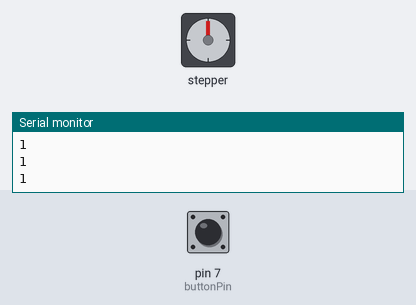
Bench run of a sketch on a simulated Arduino Uno, built with avr-gcc and run on an emulated ATmega328P. On the bench: stepper motor, the last lines printed to the serial monitor. The inputs (shaded band) are chosen by the test bench; at power-on: pin 7 (buttonPin) HIGH. Stepper angles assume 2048 steps per turn.

Above: at 1.2 s.
1.3 s: pin 7 (buttonPin) pulled LOW for 0.15 s
At 1.9 s:
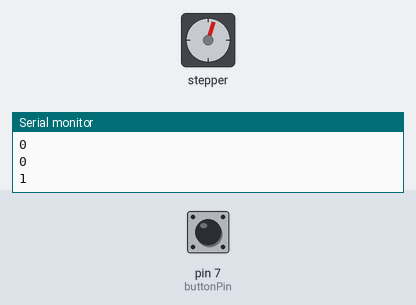
At 2.51 s:
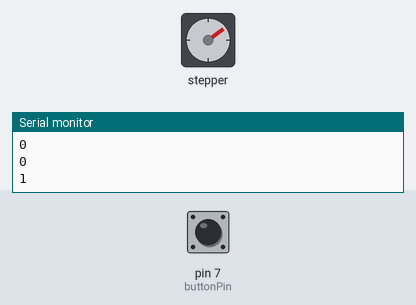
7.3 s: pin 7 (buttonPin) pulled LOW for 1 s
At 8.45 s:
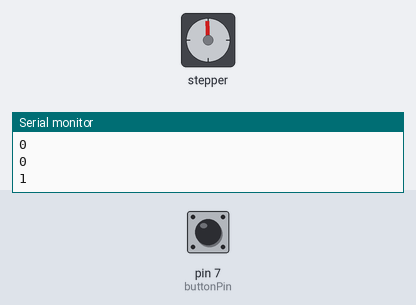
Timing chart, 0 to 15.8 s (numbered marks = the images above; inputs shaded):
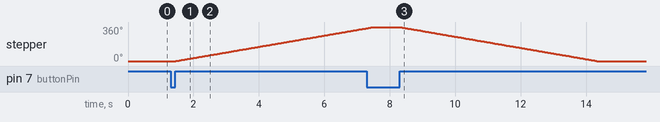

The sketch:

StepperMotor.ino
```cpp
#include <Stepper.h>

int stepsPerRevolution = 2048;
Stepper myStepper(stepsPerRevolution, 8, 10, 9, 11);
int motSpeed = 10;
int dt = 500;
int buttonPin = 7;
int buttonVal;
int buttonOldVal = 1;
int posState = 0;

void setup()
{
  // put your setup code here, to run once:
  Serial.begin(9600);
  myStepper.setSpeed(motSpeed);
  pinMode(buttonPin, INPUT);
  digitalWrite(buttonPin, HIGH);
}

void loop()
{
  // put your main code here, to run repeatedly:
  buttonVal = digitalRead(buttonPin);
  Serial.println(buttonVal);

  if(buttonOldVal == 0 && buttonVal == 1)
  {
    if(posState == 0)
    {
      myStepper.step(stepsPerRevolution);
      posState = 1;
    }
    else
    {
      myStepper.step(-stepsPerRevolution);
      posState = 0;
    }
  }
  buttonOldVal = buttonVal;
}
```

Measured:
- after the input at 1.3 s, stepper: keeps turning clockwise at about 59°/s, starting after 0.16 s
